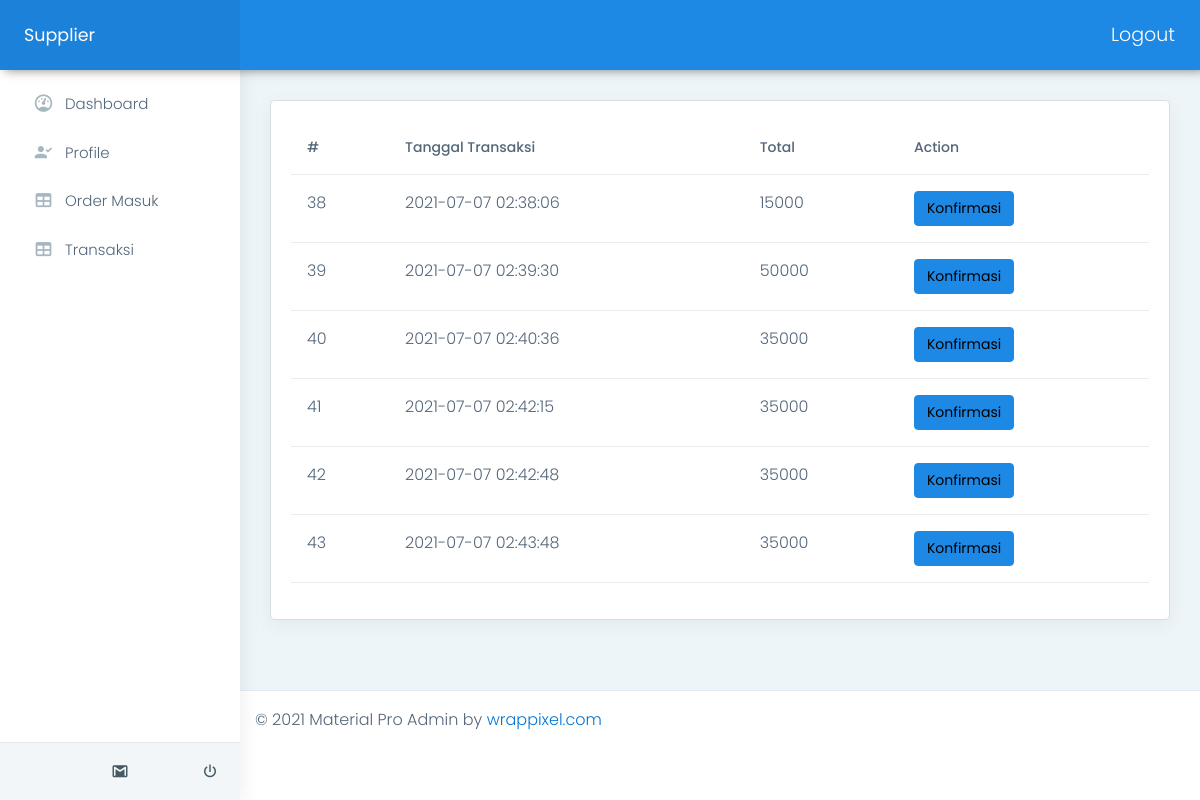
Page /supplier/index.php?page=datapesanan (signed in) on the earlier database version.
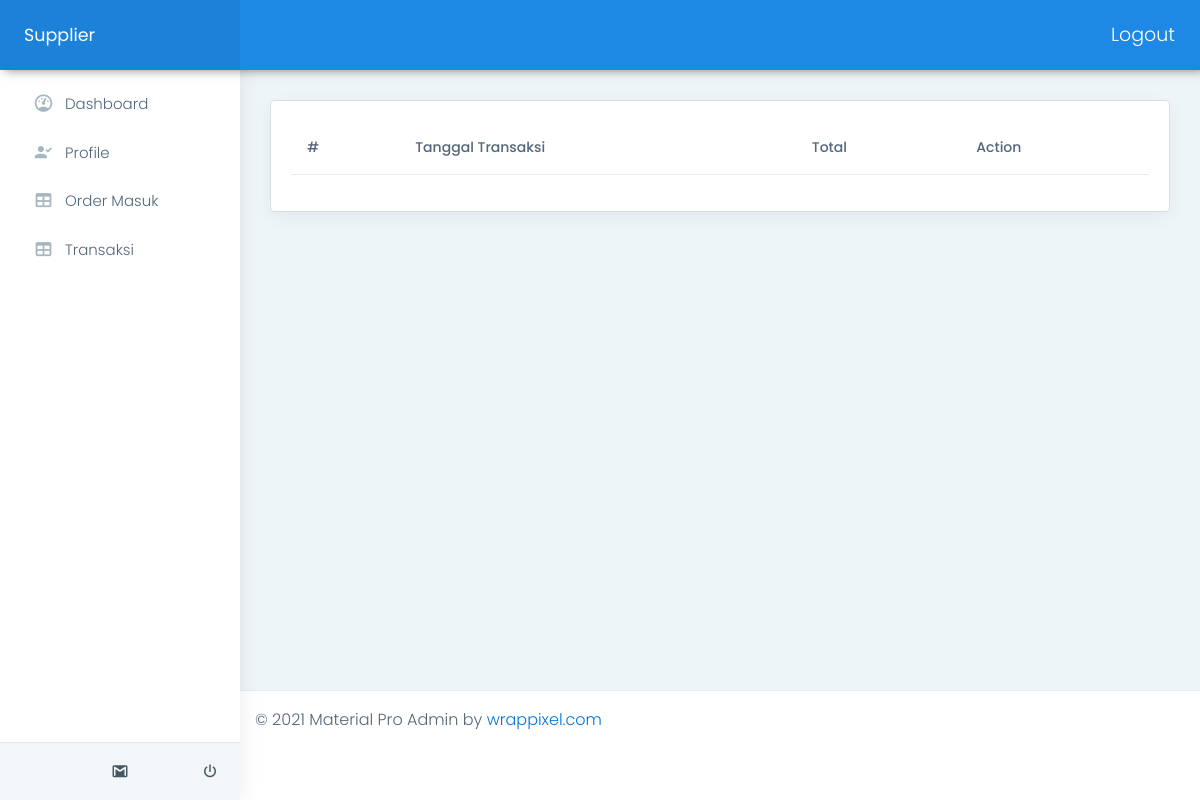
Same page on the later database version.
### tables this page shows
CREATE TABLE `tb_pengadaan_stock` (
  `Id` int(11) NOT NULL,
  `tanggal_transaksi` datetime DEFAULT CURRENT_TIMESTAMP,
  `Total` double DEFAULT NULL,
  `is_approve` tinyint(1) DEFAULT NULL,
  `supplier_nohp` varchar(40) NOT NULL
);

### supplier/datapesanan/index.php (the view)
<table class="table user-table">
    <thead>
        <tr>
            <th class="border-top-0">#</th>
            <th class="border-top-0">Tanggal Transaksi</th>
            <th class="border-top-0">Total</th>
            <th class="border-top-0">Action</th>
        </tr>
    </thead>
    <tbody>
        <?php
        $query = "SELECT * FROM tb_pengadaan_stock TPS
                    WHERE TPS.supplier_nohp=(SELECT phone FROM users WHERE unique_id='$_SESSION[unique_id]')";
        $result = mysqli_query($conn, $query);
        while ($row = mysqli_fetch_assoc($result)) {
        ?>
            <tr>
                <td><?php echo $row['Id'] ?></td>
                <td><?php echo $row['tanggal_transaksi'] ?></td>
                <td><?php echo $row['Total'] ?></td>
                <td>
                    <a class='btn btn-info' href="/ricemil/supplier/index.php?page=datapesanan&modul=konf&id=<?php echo $row['Id']; ?>">Konfirmasi</a>
                </td>
            </tr>
        <?php
        }
        ?>
    </tbody>
</table>

### supplier/index.php (shortened to what this page needs)
<?php
include_once "../config/koneksi.php";
?>
<!DOCTYPE html>
<html dir="ltr" lang="en">
<head>
  <?php
  include './_partials/head.php';
  ?>
</head>
<body>
  <div id="main-wrapper" data-layout="vertical" data-navbarbg="skin6" data-sidebartype="full" data-sidebar-position="absolute" data-header-position="absolute" data-boxed-layout="full">
    <?php
    include './_partials/header.php';
    ?>
    <?php
    include './_partials/aside.php';
    ?>
    <div class="page-wrapper">
      <div class="container-fluid">
        <div class="row">
          <div class="col-lg-12">
            <div class="card">
              <div class="card-body">
                <?php
                if (isset($_GET['page'])) {
                  $page = $_GET['page'];
                  switch ($page) {
                    case 'datapesanan':
                      if (isset($_GET['modul'])) {
                        $modul = $_GET['modul'];
                        switch ($modul) {
                          case 'edit':
                            include 'datapesanan/edit.php';
                            break;
                          case 'konf':
                            include 'datapesanan/edit.php';
                            break;
                        }
                      } else {
                        include 'datapesanan/index.php';
                      }
                      break;
                  }
                }
                ?>
              </div>
            </div>
          </div>
        </div>
      </div>
      <?php
      include './_partials/footer.php';
      ?>
    </div>
  </div>
</body>
</html>

### supplier/_partials/head.php (shortened to what this page needs)
<link href="../assets/plugins/chartist-js/dist/chartist.min.css" rel="stylesheet">
<link href="../assets/plugins/chartist-js/dist/chartist-init.css" rel="stylesheet">
<link href="../assets/plugins/chartist-plugin-tooltip-master/dist/chartist-plugin-tooltip.css" rel="stylesheet">
<link href="../assets/plugins/c3-master/c3.min.css" rel="stylesheet">
<link href="../assets/css/style.min.css" rel="stylesheet">

### supplier/_partials/header.php (shortened to what this page needs)
<header class="topbar" data-navbarbg="skin6">
  <nav class="navbar top-navbar navbar-expand-md navbar-dark">
    <div class="navbar-header" data-logobg="skin6">
      <a class="navbar-brand ms-4" href="index.html">
        <span class="logo-text" style='color:white;'>
          Supplier
        </span>
      </a>
    </div>
    <div class="navbar-collapse collapse" id="navbarSupportedContent" data-navbarbg="skin5">
      <ul class="navbar-nav">
        <li class="nav-item d-end">
          <a class="nav-link" href="/ricemil/php/logout.php">Logout</a>
        </li>
      </ul>
    </div>
  </nav>
</header>

### supplier/_partials/aside.php
<aside class="left-sidebar" data-sidebarbg="skin6">
  <div class="scroll-sidebar">
    <nav class="sidebar-nav">
      <ul id="sidebarnav">
        <li class="sidebar-item"> <a class="sidebar-link waves-effect waves-dark sidebar-link" href="/ricemil/supplier/index.php?page=dashboard" aria-expanded="false"><i class="mdi me-2 mdi-gauge"></i><span class="hide-menu">Dashboard</span></a></li>
        <li class="sidebar-item"> <a class="sidebar-link waves-effect waves-dark sidebar-link" href="/ricemil/supplier/index.php?page=profile" aria-expanded="false">
            <i class="mdi me-2 mdi-account-check"></i><span class="hide-menu">Profile</span></a>
        </li>
        <li class="sidebar-item"> <a class="sidebar-link waves-effect waves-dark sidebar-link" href="/ricemil/supplier/index.php?page=datapesanan" aria-expanded="false"><i class="mdi me-2 mdi-table"></i><span class="hide-menu">Order Masuk</span></a></li>
        <li class="sidebar-item"> <a class="sidebar-link waves-effect waves-dark sidebar-link" href="/ricemil/supplier/index.php?page=transaksi" aria-expanded="false"><i class="mdi me-2 mdi-table"></i><span class="hide-menu">Transaksi</span></a></li>
      </ul>
    </nav>
  </div>
  <div class="sidebar-footer">
    <div class="row">
      <div class="col-4 link-wrap">
        <a href="" alt class="link" title="" data-original-title="Logout"><i class="ti-settings"></i></a>
      </div>
      <div class="col-4 link-wrap">
        <a href="" class="link" title="" data-original-title="Email"><i class="mdi mdi-gmail"></i></a>
      </div>
      <div class="col-4 link-wrap">
        <?php
        $sql = mysqli_query($conn, "SELECT * FROM users WHERE unique_id = {$_SESSION['unique_id']}");
        if (mysqli_num_rows($sql) > 0) {
          $row = mysqli_fetch_assoc($sql);
        }
        ?>
        <a href="../php/logout.php?logout_id=<?php echo $row['unique_id']; ?>" class="link" title="" data-original-title="Logout"><i class="mdi mdi-power"></i></a>
      </div>
    </div>
  </div>
</aside>

### supplier/_partials/footer.php
<footer class="footer"> © 2021 Material Pro Admin by <a href="https://www.wrappixel.com/">wrappixel.com </a>
</footer>

Differences in the rows shown:
removed tb_pengadaan_stock: Id "38", tanggal_transaksi "2021-07-07 02:38:06", Total "15000"
removed tb_pengadaan_stock: Id "39", tanggal_transaksi "2021-07-07 02:39:30", Total "50000"
removed tb_pengadaan_stock: Id "40", tanggal_transaksi "2021-07-07 02:40:36", Total "35000"
removed tb_pengadaan_stock: Id "41", tanggal_transaksi "2021-07-07 02:42:15", Total "35000"
removed tb_pengadaan_stock: Id "42", tanggal_transaksi "2021-07-07 02:42:48", Total "35000"
removed tb_pengadaan_stock: Id "43", tanggal_transaksi "2021-07-07 02:43:48", Total "35000"
